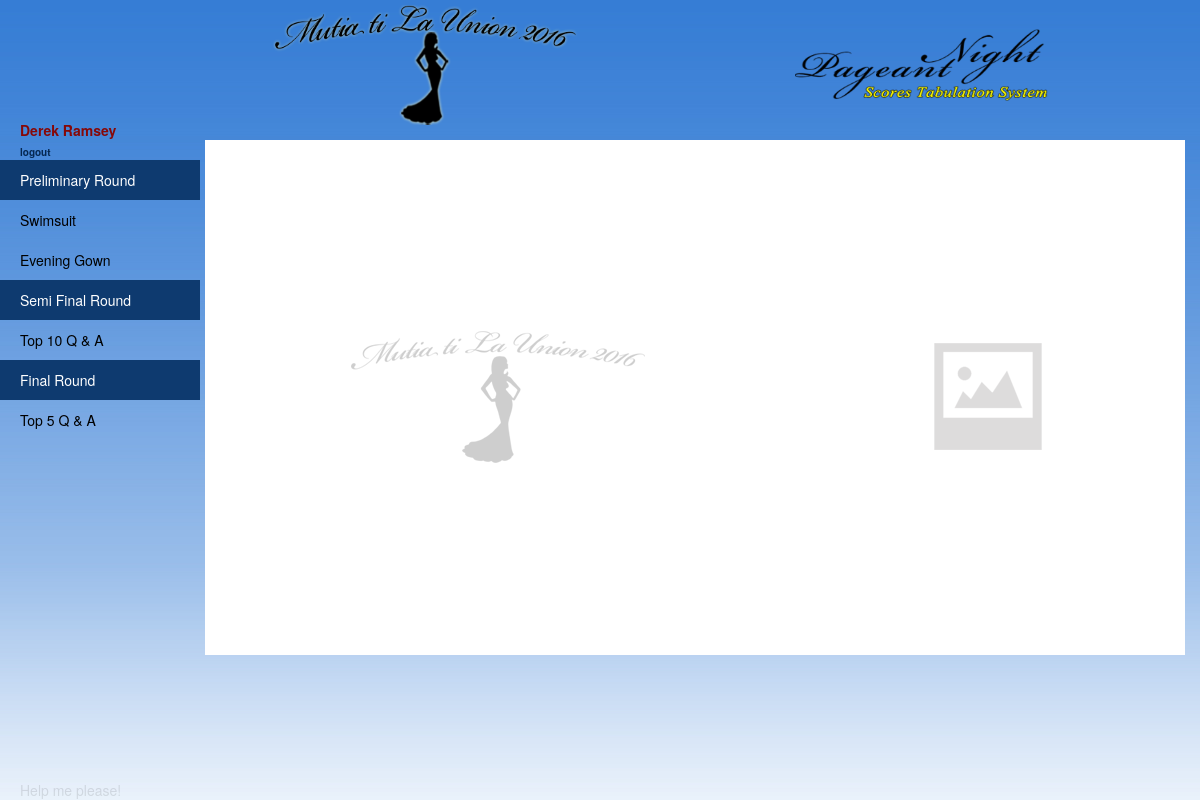
The app's page /home.php (signed in) with its own data.
### tables this page shows
CREATE TABLE `tblcategory` (
  `pk_category` varchar(45) NOT NULL,
  `category_sort` int(11) NOT NULL,
  `enable_status` int(11) DEFAULT NULL,
  `category_kind` varchar(45) DEFAULT NULL,
  `con_count` int(11) DEFAULT NULL,
  `description` varchar(45) DEFAULT NULL,
  PRIMARY KEY (`pk_category`)
);

### home.php (the view, shortened to what this page needs)
<!DOCTYPE html>
<html lang="en">
  <head>
    <link href="css/bootstrap.min.css" rel="stylesheet" />
    <link href="css/index.css" rel="stylesheet" type="text/css" />
    <link href="css/ie10-viewport-bug-workaround.css" rel="stylesheet" />
    <link href="css/dashboard.css" rel="stylesheet" />
<?php
	  global $DB_HOST, $DB_USER,$DB_PASS, $BD_TABLE;
    $con=mysqli_connect($DB_HOST,$DB_USER,$DB_PASS,$BD_TABLE);
?>
  </head>
  <body>
    <header>
			<div id="header">
    <?php
    	include_once('header.php');
    ?>
      </div>
		</header>
    <div class="container-fluid">
      <div class="row">
        <div class="col-sm-3 col-md-2 sidebar" id="slidebar">
    <?php
    echo "<font style='color:#860808; font-weight:bold;'>";
    echo $_SESSION['judgename'];
    echo "</font><br>";
		echo " <a href=logout.php style='color:#052750; font-weight:bold;'> <font style='font-size:10px;'>logout</font></a>";
    echo "<ul class='nav nav-sidebar'>";
    $strSQL="SELECT * FROM mutya.tblcategory ORDER BY category_sort ASC";
    $result=mysqli_query($con,$strSQL);
    $bolFinalCategoryUsed = false;
    $bolPrelimCategoryUsed = false;
    $bolSemiFinalCategoryUsed = false;
    while($recordSet=mysqli_fetch_array($result))
    {
    		if ($recordSet['category_kind']== 'Prelim' AND $bolPrelimCategoryUsed==false)
    		{
    				echo "<li class='active bg' id='Prelim'><a>Preliminary Round <span class='sr-only'>(current)</span></a></li>";
    				$bolPrelimCategoryUsed=true;
    		}
    		else if ($recordSet['category_kind']=='Semi' AND $bolSemiFinalCategoryUsed==false)
    		{
    				echo "<li class='active bg' id='Semi'><a>Semi Final Round <span class='sr-only'>(current)</span></a></li>";
    				$bolSemiFinalCategoryUsed=true;
    		}
    		else if ($recordSet['category_kind']=='Final' AND $bolFinalCategoryUsed==false)
    		{
    				echo "<li class='active' id='Final'><a>Final Round <span class='sr-only'>(current)</span></a></li>";
    				$bolFinalCategoryUsed=true;
    		}
    		if (($recordSet['enable_status']==1) AND ($recordSet['pk_category']!='Casual Interview'))
    		{
    			echo "<li onclick='clickCategory(this.id)' id='".$recordSet['pk_category']."'><a href='#'>". $recordSet['description']."</a></li>";
    		}
    		else
    		{
    			if ($recordSet['pk_category']!='Casual Interview')
    			{
    			echo "<li  id='".$recordSet['pk_category']."'><a href='#'>". $recordSet['description']."</a></li>";
    		}
    		}
    }
    echo 	"</ul>";
    ?>
          <?php
          echo  '<a href="#" style="color:#000; bottom:0; position:fixed; opacity:0.1;" onclick ="helpUs()">Help me please!</a>';
          ?>
        </div>
        <div class="col-sm-9 col-sm-offset-3 col-md-10 col-md-offset-2 main" id="main">
          	<div class="content-right">
          			<div id="scorepage" class="scroll style-3">
          			</div>
          			<div id="gallery">
          			</div>
          	</div>
        </div>
      </div>
    </div>
  </body>
</html>

### css/index.css (style rules this page uses)
body { background:url('../images/bg2.jpg') repeat-x; }
a { color:#fff; }
header { width:100%; position:fixed; top:0; z-index:1000; padding-bottom:10px; }
#header { margin:0 auto; }
#Final a { background-color:#0E3A6F; }
#Semi a { background-color:#0E3A6F; }
#Prelim a { background-color:#0E3A6F; }
#slidebar { top:100px; }
.nav a { color:#000; }
#main { margin-top:90px; }
.scroll { overflow:scroll; height:515px; width:600px; }
.content-right { background-color:#fff; }
#scorepage { width:60%; float:left; background:url(../images/tableLOGO2.png) center center no-repeat; }
#gallery { width:40%; height: 515px; float:right; padding:10px 10px; padding-left:40px; background:url(../images/photo.png) center center no-repeat; }
.col-lg-1, .col-lg-10, .col-lg-11, .col-lg-12, .col-lg-2, .col-lg-3, .col-lg-4, .col-lg-5, .col-lg-6, .col-lg-7, .col-lg-8, .col-lg-9, .col-md-1, .col-md-10, .col-md-11, .col-md-12, .col-md-2, .col-md-3, .col-md-4, .col-md-5, .col-md-6, .col-md-7, .col-md-8, .col-md-9, .col-sm-1, .col-sm-10, .col-sm-11, .col-sm-12, .col-sm-2, .col-sm-3, .col-sm-4, .col-sm-5, .col-sm-6, .col-sm-7, .col-sm-8, .col-sm-9, .col-xs-1, .col-xs-10, .col-xs-11, .col-xs-12, .col-xs-2, .col-xs-3, .col-xs-4, .col-xs-5, .col-xs-6, .col-xs-7, .col-xs-8, .col-xs-9 { padding-left:5px; }

### css/dashboard.css (style rules this page uses)
body { padding-top: 50px; }
.sidebar { display: none; }
@media (min-width: 768px) { .sidebar { position: fixed; top: 51px; bottom: 0; left: 0; z-index: 1000; display: block; padding: 20px; overflow-x: hidden; overflow-y: auto; } }
.nav-sidebar { margin-right: -21px; margin-bottom: 20px; margin-left: -20px; }
.nav-sidebar > li > a { padding-right: 20px; padding-left: 20px; }
.nav-sidebar > .active > a, .nav-sidebar > .active > a:hover, .nav-sidebar > .active > a:focus { color: #fff; background-color: #428bca; text-shadow:none; }

### records on screen
tblcategory: category_kind "Preliminary Round"
tblcategory: description "Swimsuit"
tblcategory: description "Evening Gown"
tblcategory: category_kind "Semi Final Round", description "Top 10 Q & A"
tblcategory: category_kind "Final Round", description "Top 5 Q & A"

### other values on screen
$_SESSION['judgename'] "Derek Ramsey"
